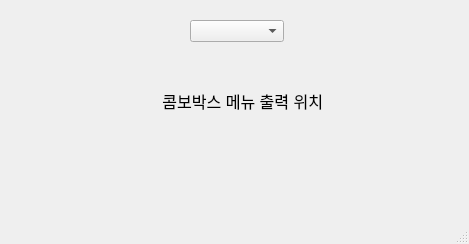
<?xml version="1.0" encoding="UTF-8"?>
<ui version="4.0">
 <class>MainWindow</class>
 <widget class="QMainWindow" name="MainWindow">
  <property name="geometry">
   <rect>
    <x>0</x>
    <y>0</y>
    <width>469</width>
    <height>244</height>
   </rect>
  </property>
  <property name="windowTitle">
   <string>MainWindow</string>
  </property>
  <widget class="QWidget" name="centralwidget">
   <widget class="QComboBox" name="comboBox">
    <property name="geometry">
     <rect>
      <x>190</x>
      <y>20</y>
      <width>94</width>
      <height>22</height>
     </rect>
    </property>
   </widget>
   <widget class="QLabel" name="label">
    <property name="geometry">
     <rect>
      <x>70</x>
      <y>80</y>
      <width>341</width>
      <height>41</height>
     </rect>
    </property>
    <property name="font">
     <font>
      <pointsize>12</pointsize>
     </font>
    </property>
    <property name="text">
     <string> 콤보박스 메뉴 출력 위치</string>
    </property>
    <property name="alignment">
     <set>Qt::AlignCenter</set>
    </property>
   </widget>
  </widget>
  <widget class="QMenuBar" name="menubar">
   <property name="geometry">
    <rect>
     <x>0</x>
     <y>0</y>
     <width>469</width>
     <height>26</height>
    </rect>
   </property>
  </widget>
  <widget class="QStatusBar" name="statusbar"/>
 </widget>
 <resources/>
 <connections/>
</ui>
